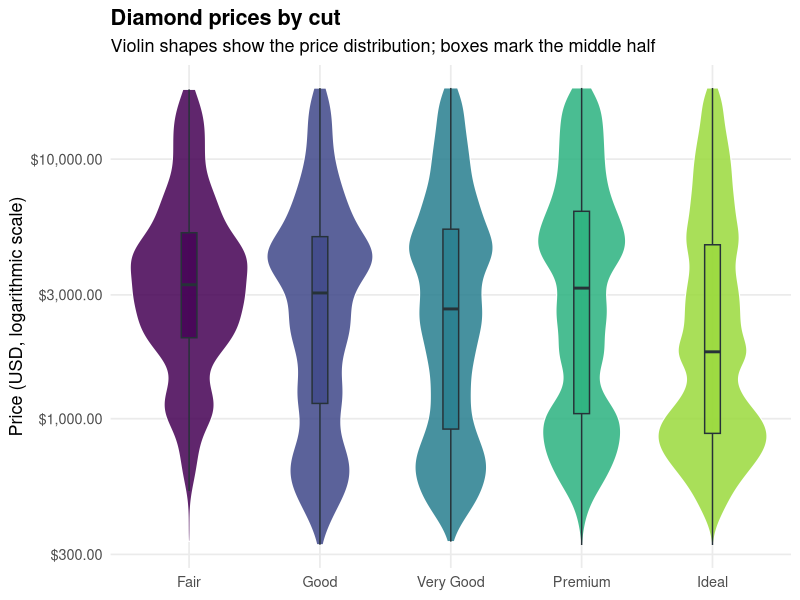

Reproduce this figure in R.
library(tidyverse)

diamonds_plot <- ggplot(diamonds, aes(x = cut, y = price, fill = cut)) +
  geom_violin(alpha = 0.85, color = "white", linewidth = 0.4) +
  geom_boxplot(width = 0.12, outlier.shape = NA, alpha = 0.8, color = "#263238") +
  scale_fill_viridis_d(option = "D", end = 0.85) +
  scale_y_log10(labels = scales::dollar_format()) +
  labs(
    title = "Diamond prices by cut",
    subtitle = "Violin shapes show the price distribution; boxes mark the middle half",
    x = NULL,
    y = "Price (USD, logarithmic scale)",
    fill = "Cut"
  ) +
  theme_minimal(base_size = 13) +
  theme(
    plot.title = element_text(face = "bold"),
    legend.position = "none",
    panel.grid.minor = element_blank()
  )

ggsave(
  filename = "diamonds-2.png",
  plot = diamonds_plot,
  width = 10,
  height = 6,
  dpi = 300,
  bg = "white"
)
